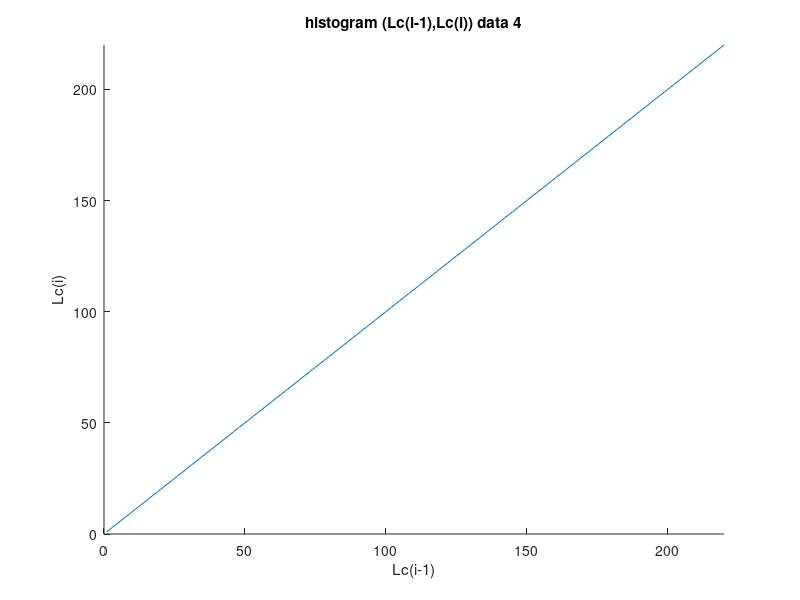

Recreate this plot in MATLAB. (Note: this script raises an error after producing the figure.)
addpath('LSQ fit')
addpath('RANSAC fit')

xlimits = [-10, 150];
ylimits = [-250, 50];

figure
hold on
title('histogram (Lc(i-1),Lc(i)) data 4')
xlim([0,220])
ylim([0,220])
xlabel('Lc(i-1)')
ylabel('Lc(i)')
plot(1:220,1:220)%diagonal

colors = get(gca, 'colororder');

directory = 'data/MAT_clean/data_4/';
filenumbers = 136:271;
maxLcs = 1000;
LcFirsts = zeros(1,maxLcs);
LcSeconds = zeros(1,maxLcs);

i=1;
for filenumber = filenumbers
        filename = strcat(directory,'curve_',int2str(filenumber),'.mat')
        load(filename);
        [Lc, ~, ~, ~, ~] = LSQ_fit_fd(dist,force);
%         [Lc, ~] = RANSAC_fit_fd(dist,force);
        for i=1:length(Lc)-1
            plot(Lc(i),Lc(i+1),'.','Color',colors(mod(i, 7)+1,:));
        end
%         LcFirsts(i:i+length(Lc)-2) = Lc(1:end-1);
%         LcSeconds(i:i+length(Lc)-2) = Lc(2:end);
%         i = i + length(Lc)-1;
end
% LcFirsts = LcFirsts(1:i-1);
% LcSeconds = LcSeconds(1:i-1);
% plot(LcFirsts,LcSeconds,'.')



% n = 50;
% m = 50;
% A = sparse(n*m,n*m); % adjacency matrix
% posY = linspace(0,220,n);
% posX = linspace(0,220,m);
% sigma = [5,0;0,3];%TO CHANGE!
% 
% 
% % vertical links
% for j = 1:m
%     for i = j+1:n
%         mu = [posX(j); posY(i)];
%         
%         A(j+n*(j-1),i+n*(j-1)) = MAX - sum(normpdf([LcFirsts;LcSeconds],mu,sigma));%weight inversely prop to node density
%     end
% end
% % horizontal links
% for i = 1:n
%     for j = 1:i-1
%         A(i+n*(j-1),i+n*(i-1)) = 0;
%     end
% end

